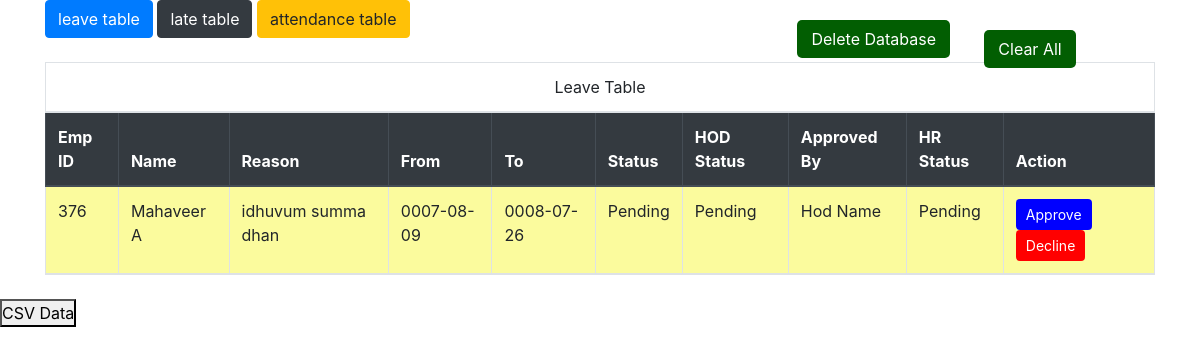
/request_disp, run on an earlier commit of the app's database.
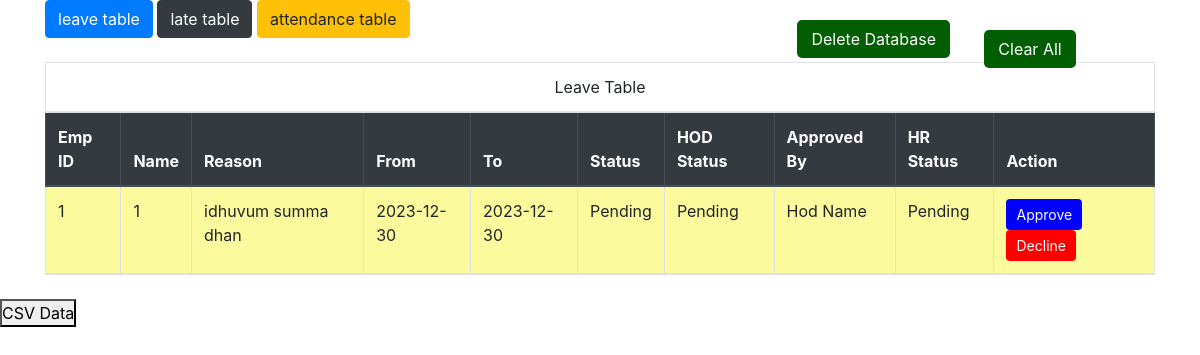
And on a later commit of the database.
### app/models.py (models this page shows)
class leave(db.Model, UserMixin):
    id = db.Column(db.Integer, primary_key=True)
    emp_id = db.Column(db.Integer)
    emp_name = db.Column(db.String(150), nullable=False)
    reason = db.Column(db.String(150), nullable=False)
    from_date = db.Column(db.String(150), nullable=False)
    to_date = db.Column(db.String(150), nullable=False)
    status = db.Column(db.String(150), default='Pending')
    hod_approval = db.Column(db.String(150), default='Pending')
    approved_by = db.Column(db.String(150), default='Pending')
    hr_approval = db.Column(db.String(150), default='Pending')
    date = db.Column(db.DateTime(timezone=True), default=func.now())

### app/views.py (the view)
@views.route('/request_disp')
def request_disp():
    late_permission=late.query.order_by(late.date).all()
    leave_permission=leave.query.order_by(leave.date).all()
    return render_template('request_disp.html',late_permission=late_permission,leave_permission=leave_permission)

### app/templates/request_disp.html (shortened to what this page needs)
<!DOCTYPE html>
<html lang="en">
<head>
    <link rel="stylesheet" href="https://maxcdn.bootstrapcdn.com/bootstrap/4.5.2/css/bootstrap.min.css">
    <link rel="stylesheet" href="static/css/notify.css">
    <link rel="stylesheet" href="static/css/late_disp.css">
</head>
<body>
    <form action='/del_db' method='post'>
        <button type='submit' style="right:250px; top:20px; padding: 7px 14px;border-radius: 5px;border: none;background: #025e02;color: #ffffff;cursor: pointer;position: fixed;text-transform: capitalize;"> Delete Database </button>
    </form>
    <div class="container">
        <div class="sidemenu">
            <ul class="sidemenuList">
                <li class="btn btn-primary btnlist leave">
                    leave table
                </li>
                <li class="btn btn-dark btnlist late">
                    late table
                </li>
                <li class="btn btn-warning btnlist attendance">
                    attendance table
                </li>
            </ul>
        </div>
        <div class="notifyContainer">
            <div class="options">
                <button class="clear">clear All</button>
            </div>
        </div>
    </div>
    <div class="container mt-4">
        <table class="table table-striped table-bordered leavetable"  id='leave_table'>
            <thead class="thead-dark">
                <tr>
                    <td colspan='10' style='text-align: center; text-transform: capitalize;'>Leave Table</td>
                </tr>
                <tr>
                    <th>Emp ID</th>
                    <th>Name</th>
                    <th>Reason</th>
                    <th>From</th>
                    <th>To</th>
                    <th>Status</th>
                    <th>HOD Status</th>
                    <th>Approved By</th>
                    <th>HR Status</th>
                    <th>Action</th>
                </tr>
                {% for leave_permission in leave_permission %}
                    <tr style="background-color: #fbfb9d;">
                        <td>{{leave_permission.emp_id}}</td>
                        <td>{{leave_permission.emp_name}}</td>
                        <td>{{leave_permission.reason}}</td>
                        <td>{{leave_permission.from_date}}</td>
                        <td>{{leave_permission.to_date}}</td>
                        <td class="status">{{leave_permission.status}}</td>
                        <td>{{leave_permission.hod_approval}}</td>
                        <td>{{leave_permission.approved_by}}</td>
                        <td>{{leave_permission.hr_approval}}</td>
                        <td><button class="btn btn-sm btn-primary leavetable" name='approve' onclick="Leave_Approve({{leave_permission.emp_id}})" id='approve'>Approve</button>
                        <button class="btn btn-sm btn-danger leavetable" name='decline' onclick="Leave_Decline({{leave_permission.emp_id}})" id='decline'>Decline</button></td>
                    </tr>
                {% endfor %}
            </thead>
        </table>
    </div>
    <form action='/upload_csv_page' method='post'>
        <button type='submit'> CSV Data </button>
    </form>
</body>
</html>

### app/static/css/notify.css (style rules this page uses)
* { margin: 0; padding: 0; box-sizing: border-box; }
.notifyContainer { position: fixed; right: 20px; top: 20px; width: 300px; min-height: 0px; max-height: 95vh; border-radius: 5px; display: flex; flex-direction: column; gap: 10px; justify-content: center; padding: 10px; overflow-y: scroll; overflow-x: hidden; transition: all .5s; scroll-behavior: auto; }
.options { width: 100%; display: flex; justify-content: center; }
.clear { padding: 7px 14px; border-radius: 5px; border: none; background: #025e02; color: #ffffff; cursor: pointer; position: fixed; text-transform: capitalize; }

### app/static/css/late_disp.css (style rules this page uses)
table { width: 100%; border-collapse: collapse; border-spacing: 0; }
th { background-color: #f2f2f2; padding: 10px; text-align: left; border-bottom: 1px solid #ddd; }
tr { border-bottom: 1px solid #ddd; }
tr:nth-child(even) { background-color: #f2f2f2; }
td { padding: 10px; }
#decline { background-color: #ff0000; color: #fff; border: none; padding: 5px 10px; border-radius: 4px; cursor: pointer; }
#approve { background-color: #0000ff; color: #fff; border: none; padding: 5px 10px; border-radius: 4px; cursor: pointer; }

What changed in the data, as far as the page shows it:
changed leave "idhuvum summa dhan": emp_id "376" → "1"; emp_name "Mahaveer A" → "1"; from_date "0007-08-09" → "2023-12-30"; to_date "0008-07-26" → "2023-12-30"
